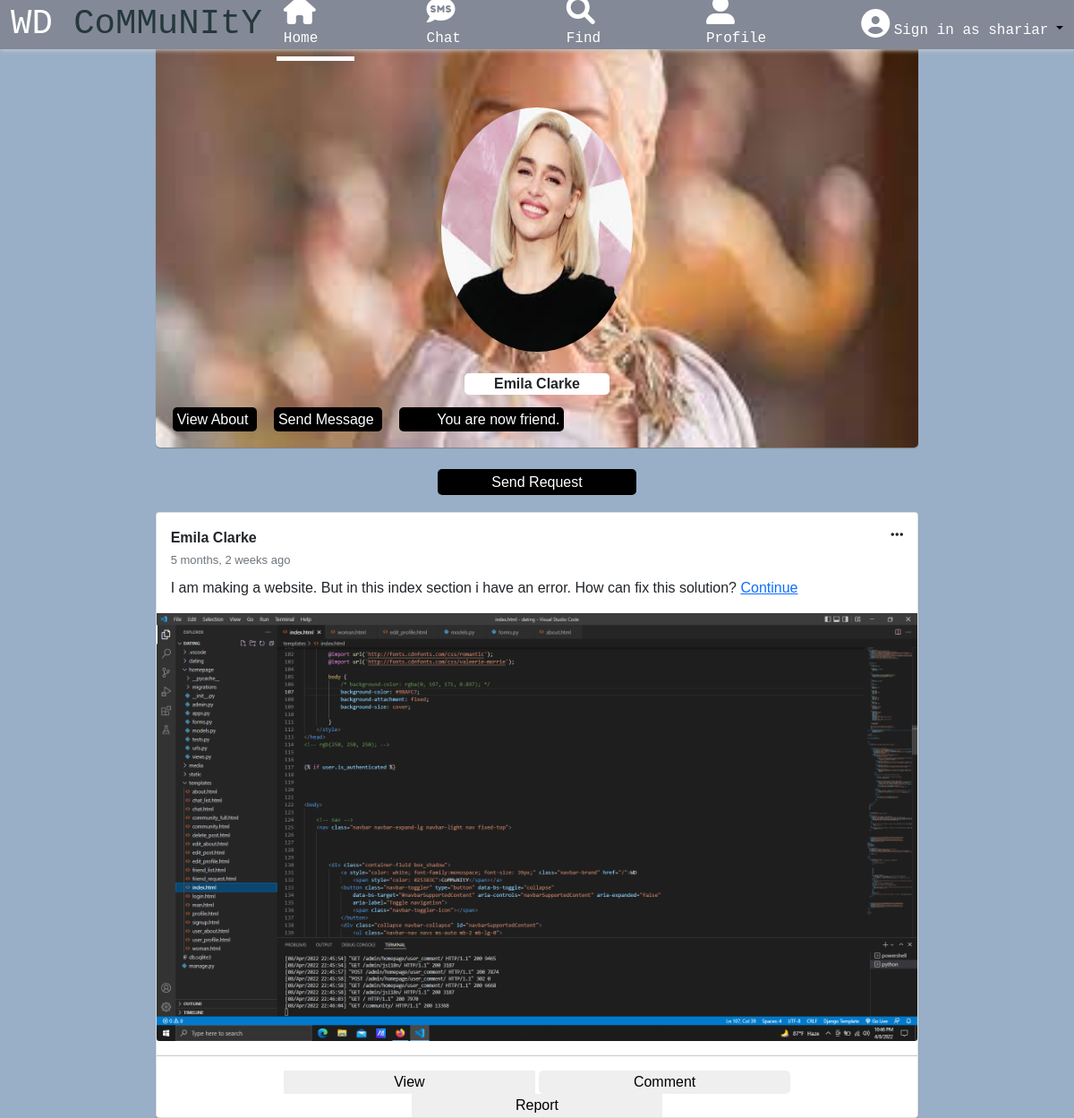
/user_profile_view/5 (signed in), run on the app's committed database.
### homepage/models.py (models this page shows, shortened)
class profile(models.Model):
    name = models.CharField (max_length=99,null=True,blank=True)
    username = models.CharField (max_length=99,null=True,blank=True)
    skills = models.CharField (max_length=99)
    framework = models.CharField (max_length=99)
    education = models.CharField (max_length=99)
    phone = models.CharField (max_length=99)
    email = models.CharField (max_length=99)
    description = models.TextField ()
    gender = models.CharField (max_length=99,null=True)
    cover_pic = models.ImageField(upload_to='photo/', blank=True, null=True, default = "photo/cover.png")
    profile_pic = models.ImageField(upload_to='photo/', blank=True, null=True, default = "photo/user.jpg")

class friend_list (models.Model):
    username = models.CharField (max_length=99)
    name = models.CharField (max_length=99)
    request_user_name = models.CharField (max_length=99)
    request_name = models.CharField (max_length=99)
    date = models.DateTimeField (auto_now_add=True,null = True)
    friend_count = models.IntegerField (null = True, default=1)

class post (models.Model):
    username = models.CharField (max_length=99)
    name = models.CharField (max_length=99)
    status = models.TextField ()
    photo = models.ImageField(upload_to='photo/', blank=True, null=True)
    date = models.DateTimeField (auto_now_add=True,null = True)

### homepage/views.py (the view)
# urls.py: path('user_profile_view/<int:pk>',views.user_profile_view.as_view(),name="user_profile_view"),
class user_profile_view (DetailView):
    model = profile
    template_name = "user_profile.html"
    ordering = ['-id']
    def get_context_data(self, *args, **kwargs):
        context = super(user_profile_view, self).get_context_data(
            *args, **kwargs)
        context['status'] = post.objects.all()
        context['comment'] = user_comment.objects.all()
        context['friend_request_list'] = friend_request.objects.all()
        context['friend'] = friend_list.objects.all()
        return context

### templates/user_profile.html (shortened to what this page needs)
{% load static %}
{% load humanize %}
<!DOCTYPE html>
<html lang="en">
<head>
    <link href="https://cdn.jsdelivr.net/npm/bootstrap@5.1.3/dist/css/bootstrap.min.css" rel="stylesheet"
>
    <link rel="stylesheet" href="https://cdnjs.cloudflare.com/ajax/libs/font-awesome/6.0.0-beta3/css/all.min.css"
 />
    <link href="http://fonts.cdnfonts.com/css/romantic" rel="stylesheet">
    <link href="http://fonts.cdnfonts.com/css/valeerie-morrie" rel="stylesheet">
</head>
{% if user.is_authenticated %}
<body>
    <nav class="navbar navbar-expand-lg navbar-light nav fixed-top">
        <div class="container-fluid box_shadow">
            <a style="color: white; font-family:monospace; font-size: 39px;" class="navbar-brand" href="/">WD
                <span style="color: #25383C">CoMMuNItY</span></a>
            <div class="collapse navbar-collapse" id="navbarSupportedContent">
                <ul class="navbar-nav navs ms-auto mb-2 mb-lg-0">
                    <li class="nav-item nav_item">
                        <a style="color: white; border-bottom: 5px solid white;text-decoration: none;font-family: monospace;"
                            class="nav-link" aria-current="page" href="{% url 'home' %}"><i
                                class="fas fa-home fa-2x"></i> Home</a>
                    </li>
                    <li class="nav-item nav_item">
                        <a style="color: white ;text-decoration: none;font-family: monospace;" class="nav-link"
                            aria-current="page" href="{% url 'chat_list' %}"><i class="fas fa-sms fa-2x"></i> Chat</a>
                    </li>
                    <li class="nav-item nav_item">
                        <a style="color: white ;text-decoration: none;font-family: monospace;" class="nav-link"
                            aria-current="page" href="/"><i class="fas fa-search fa-2x"></i> Find</a>
                    </li>
                    <li class="nav-item nav_item">
                        <a style="color: white;text-decoration: none;font-family: monospace;" class="nav-link"
                            aria-current="page" href="{% url 'user_profile' %}"><i class="fas fa-user-alt fa-2x"></i>
                            Profile</a>
                    </li>
                </ul>
                <ul style="margin: none;" class="navbar-nav ms-auto mb-2 mb-lg-0">
                    <li style="float: left;margin-top: 0px;" class="nav-item dropdown">
                        {% if user.is_authenticated %}
                    <li style="float: left;margin-top: 0px;" class="nav-item dropdown">
                        <a style="color: black;text-decoration: none;" class="nav-link-user dropdown-toggle" href="#"
                            id="navbarDropdown" role="button" data-bs-toggle="dropdown" aria-expanded="false">
                            <i style = "color: white;" class="fas fa-user-circle fa-2x"></i>
                            <span style="color: white; font-family: monospace;"> Sign in as {{ user.username }}</span>
                        </a>
                    </li>
                    {% else %}
                    <a style="color: whblackite ;" class="nav-link" aria-current="page" href="{% url 'signin' %}"><i
                            class="fas fa-user-circle fa-2x"></i>
                        <span style="color: black;font-family: 'Winter', sans-serif;"> Signup/Signin</span>
                    </a>
                    {% endif %}
                    </li>
                </ul>
            </div>
        </div>
    </nav>
    {% if profile.cover_pic %}
    <div style="background-image: url('{{ profile.cover_pic.url }}'); background-size: 100% 100%;" class="profile">
        {% else %}
        <div style="background-image: url('/static/cover.png'); background-size: 100% 100%;" class="profile">
            {% endif %}
            <br>
            <br>
            <br>
            <br>
            <br>
            <div class="profile_pic">
                {% if profile.profile_pic %}
                <img src="{{ profile.profile_pic.url }}" height="100%" width="100%" alt="">
                {% else %}
                <img src="{% static 'user.jpg' %}" height="100%" width="100%" alt="">
                {% endif %}
            </div>
            <br>
            <div style="text-align: center;background-color: white;border-radius: 5px;width: 19%;margin: auto;">
                <p><b>{{ profile.name }}</b></p>
            </div>
            <span class = "user_button">
                <a class = "user_buttonn"
            href="{% url 'user_about' profile.pk %}">View About </a> </span>
        <span class = "user_button">
            <a class = "user_buttonn"
                 href="{% url 'user_chat' profile.pk %}">Send Message </a></span>
        <span class = "user_button">
            {% for friend_request in friend_request_list %}
            {% if friend_request.username == user.username and friend_request.friend_user_name == profile.username or friend_request.friend_user_name == user.username and friend_request.username == profile.username %}
            {% for friend_list in friend %}
            {% if friend_list.request_user_name == user.username and friend_list.username == profile.username or friend_list.username == user.username and friend_list.request_user_name == profile.username %}
            <a class = "user_buttonn">You are now friend.</a>
            {% endif %}
            {% endfor %}
            {% endif %}
            {% endfor %}</span>
        </div>
    <div style="text-align: center;">
        <form action="{% url 'friend_request_form' %}" method="POST">
            <br>
            <input type="submit"
                style="background-color: black;color: white;border: none;border-radius: 5px;width: 19%;height: 29px;"
                value="Send Request">
        </form>
    </div>
    {% for post in status reversed %}
    {% if post.username == profile.username %}
    <div style="margin-top: 19px;" class="card">
        <div class="card-body">
            <p class="card-title"><b>{{ post.name }}</b>
                <i style="float: right;" class="fas fa-ellipsis-h"></i>
                <br>
                <small style="font-size: small;" class="text-muted">{{ post.date|naturaltime }}</small>
            </p>
            {% if post.status|length < 50 %} <p class="card-text">{{ post.status }}</p>
                {% else %}
                <p class="card-text">{{ post.status|safe|truncatewords:"50" }} <a
                        href="{% url 'community_full' post.pk %}">Continue</a></p>
                {% endif %}
        </div>
        {% if post.photo %}
        <img src="{{ post.photo.url }}" class="card-img-bottom" alt="">
        {% endif %}
        <hr>
        <div style="width: 100%;margin: auto;text-align: center;">
            <button style="border: none;width: 33%;">View</button>
            <button style="border: none;border-radius: 5px;width: 33%;" data-bs-toggle="collapse"
                data-bs-target="#collapseExample{{ post.pk }}" aria-expanded="false"
                aria-controls="collapseExample">Comment</button></a>
            <a style="text-decoration: none;color: black;" href=""><button
                    style="border: none;width: 33%;">Report</button></a></a>
        </div>
    </div>
    {% endif %}
    {% endfor %}
</body>
{% else %}
{% load static %}
{% endif %}
</html>

### templates/user_profile.html (style rules this page uses)
.nav_item { margin-right: 73px; }
.box_shadow { background-color: #838996; height: 39px; }
.nav { -webkit-box-shadow: 1px 1px 5px 0px rgba(207, 207, 207, 1); -moz-box-shadow: 1px 1px 5px 0px rgba(207, 207, 207, 1); box-shadow: 1px 1px 5px 0px rgba(207, 207, 207, 1); }
.navbar { background-color: #838996; }
.navs { margin: auto; }
body { background-color: #98AFC7; background-attachment: fixed; background-size: cover; }
.profile { width: 73%; margin: auto; height: 500px; box-shadow: 0 1px 1px grey; background-color: white; overflow: hidden; border-radius: 5px; }
.profile_pic { width: 25%; margin: auto; height: 273px; }
.profile_pic>img { border-radius: 50%; }
* { box-sizing: border-box; }
body { padding: 0 1em; font-family: sans-serif; }
ul { list-style-type: none; }
.card { width: 73%; margin: auto; box-shadow: 0 1px 1px grey; }
.user_button { width: 19%; margin: auto; background-color: black; padding: 5px; border-radius: 5px; height: 29px; margin-left: 19px; }
.user_buttonn { color: white; text-decoration: none; }

### data on the page
profile: cover_pic (picture), profile_pic (picture), name "Emila Clarke"
friend_list: request_user_name "You are now friend."
post: name "Emila Clarke", date "5 months, 2 weeks ago", status "I am making a website. But in this index section i have an error. How can fix this solution?", photo (picture)

### other printed values
{{ user.username }} "shariar"
